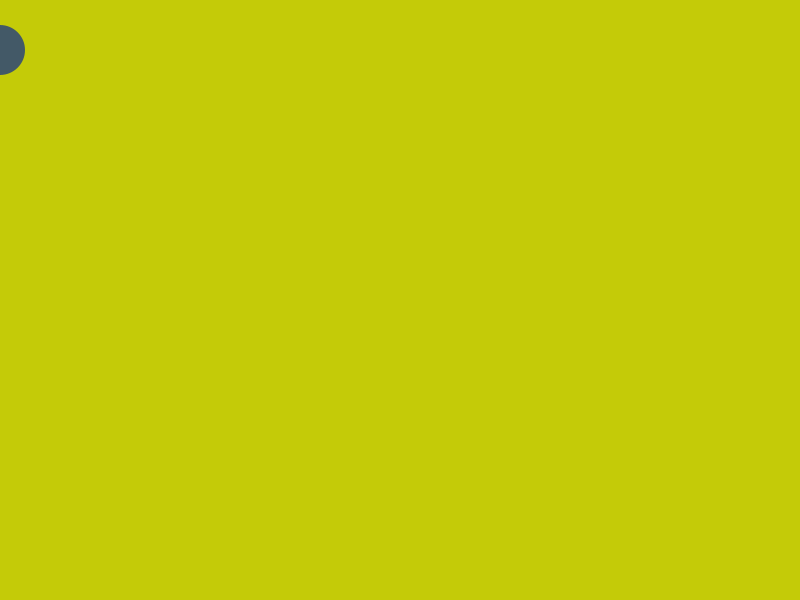
Frame 1 (no input)
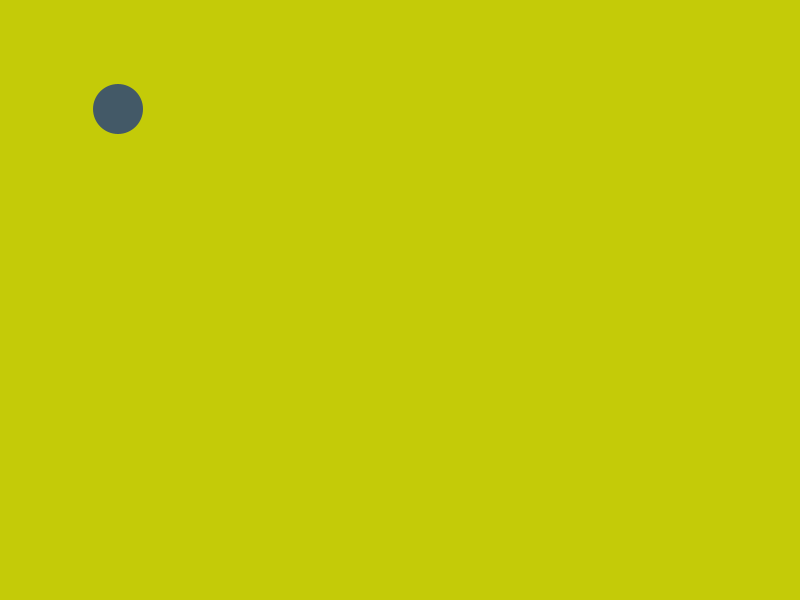
Frame 60 (the mouse pressed at the canvas centre just before this capture)
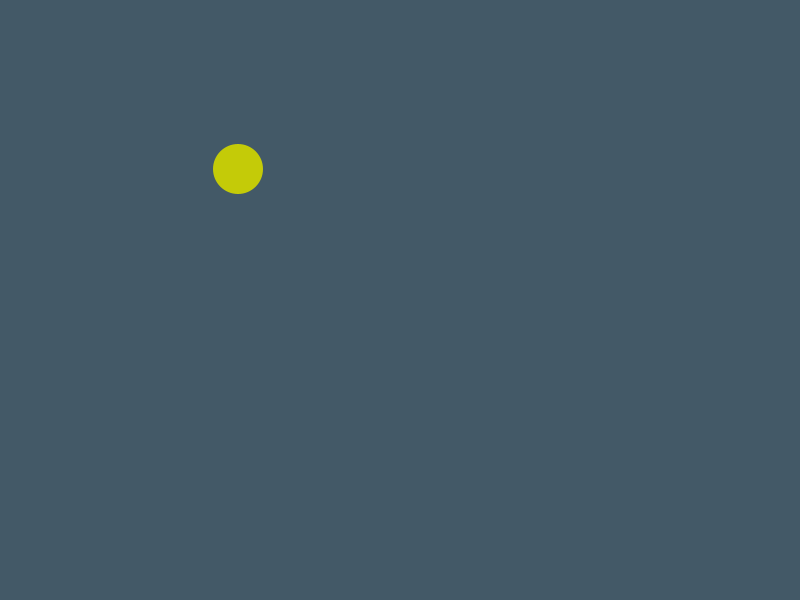
Frame 120 (the mouse held since frame 60 and released just before this capture)

The Processing sketch that drew these frames (run headless with seeded random() and noise(); from frame 60 on, the mouse is pressed at the canvas centre):

// Processing sketch: processing_26940
// ── processing_26940.pde

//Action And movement


float x,y,directionX,directionY; 
void setup(){
  size(800,600);
  frameRate(35);
  y = 50; //beginning y-position
  directionX = 2; //horizontal speed/direction
  directionY = 1; //vertical speed/direction
}

void draw(){
  background(196, 203, 8);
  if(mousePressed) {
    background(67, 89, 103);
  } else {
    background(196, 203, 8);
  }
  smooth();
  noStroke();
  fill(67, 89, 103);
  
  if(mousePressed) {
    fill(196, 203, 8);
  } else {
    fill(67, 89, 103);
  }
  
  ellipse(x,y,50,50);
  x += directionX;
  y += directionY;
  
  
//bottom wall
  if(y > height){
    directionY = -1;
  }

//top wall
  if(y < 0){
    directionY = 1;
  }
  
//right wall
  if(x > width){
    directionX = -2;
  }
  
//left wall
  if(x < 0){
    directionX = 2;
  }
}
